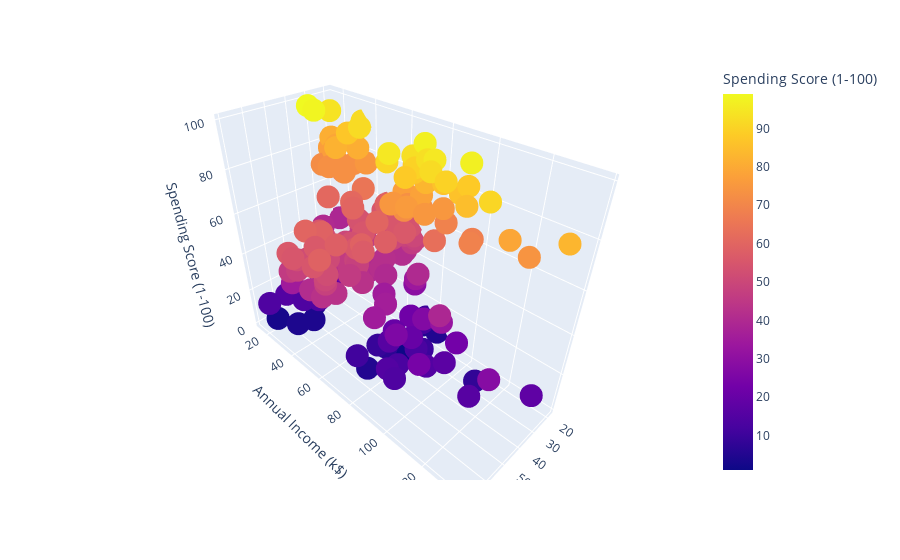

This figure's notebook cell:
### Code cell
px.scatter_3d(da,x='Age', y='Annual Income (k$)', z='Spending Score (1-100)',color='Spending Score (1-100)')

### Figure 1 — Plotly figure (JSON) as saved in the notebook; plotly's stock layout.template omitted (floating-point values rounded to 4 significant figures; data arrays with more than 128 entries replaced by an {"elided": "..."} marker saying what was removed)
{"data": [{"hovertemplate": "Age=%{x}<br>Annual Income (k$)=%{y}<br>Spending Score (1-100)=%{marker.color}<extra></extra>", "legendgroup": "", "marker": {"color": {"elided": "200 int values"}, "coloraxis": "coloraxis", "symbol": "circle"}, "mode": "markers", "name": "", "scene": "scene", "showlegend": false, "type": "scatter3d", "x": {"elided": "200 int values"}, "y": {"elided": "200 int values"}, "z": {"elided": "200 int values"}}], "layout": {"coloraxis": {"colorbar": {"title": {"text": "Spending Score (1-100)"}}, "colorscale": [[0, "#0d0887"], [0.1111, "#46039f"], [0.2222, "#7201a8"], [0.3333, "#9c179e"], [0.4444, "#bd3786"], [0.5556, "#d8576b"], [0.6667, "#ed7953"], [0.7778, "#fb9f3a"], [0.8889, "#fdca26"], [1, "#f0f921"]]}, "legend": {"tracegroupgap": 0}, "margin": {"t": 60}, "scene": {"domain": {"x": [0, 1], "y": [0, 1]}, "xaxis": {"title": {"text": "Age"}}, "yaxis": {"title": {"text": "Annual Income (k$)"}}, "zaxis": {"title": {"text": "Spending Score (1-100)"}}}}}
